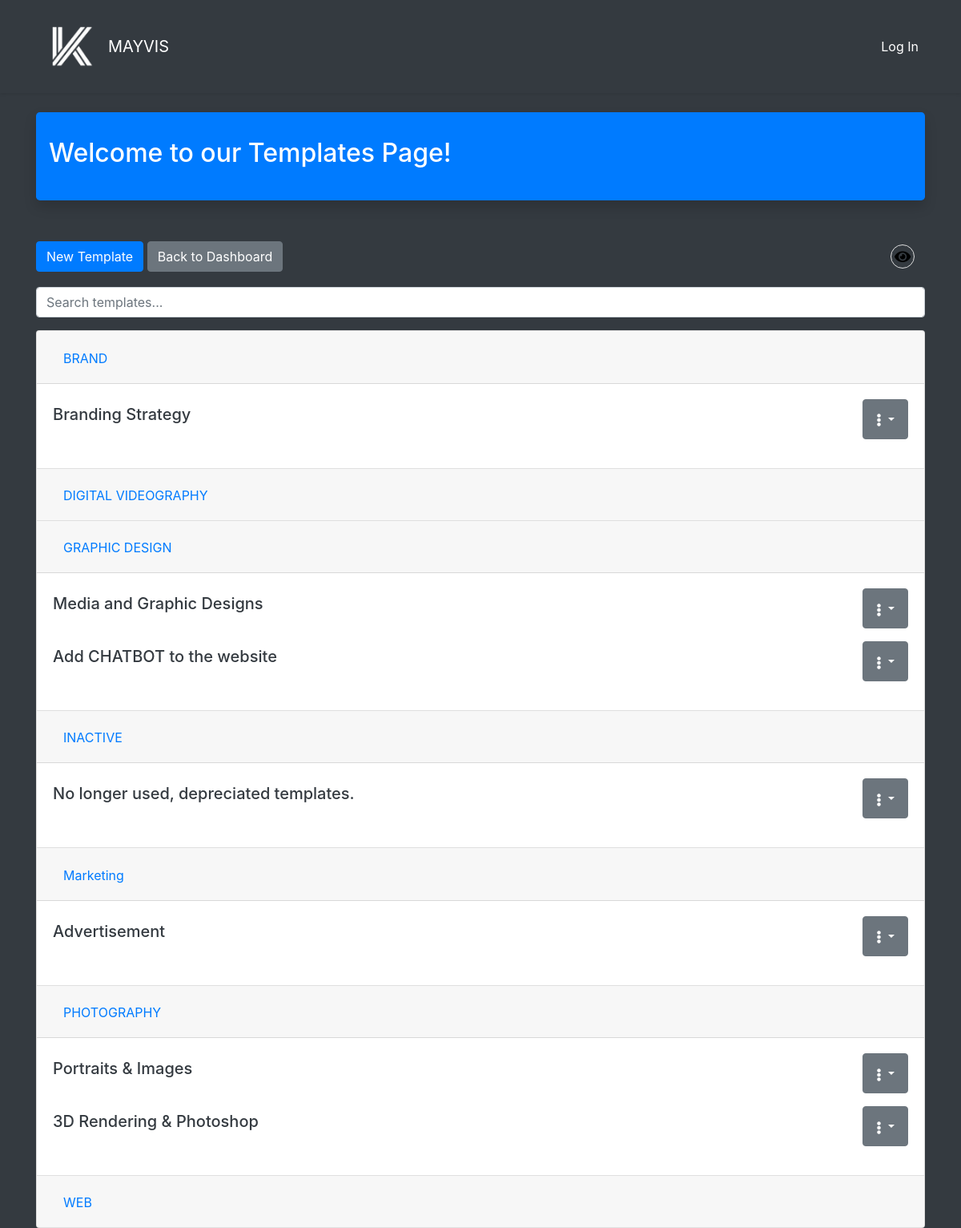
The app's page /templates.php with its own data.
### tables this page shows
CREATE TABLE `deliverables` (
  `deliverable_id` int(11) NOT NULL,
  `title` text NOT NULL,
  `description` text NOT NULL,
  `price` decimal(10,2) DEFAULT NULL,
  `category` text NOT NULL,
  `updated_date` date DEFAULT NULL,
  `visible` tinyint(1) NOT NULL DEFAULT 1
);

### templates.php (the view, shortened to what this page needs)
<?php
include 'includes/header-new.php';
include 'connect.php';
$welcome_message = "Welcome to our Templates Page!";
$templates_sql = "SELECT deliverable_id, title, description, price, category, visible FROM deliverables ORDER BY category ASC";
$templates_result = $conn->query($templates_sql);
?>
<!DOCTYPE html>
<html lang="en">
<body>
    <div class="container">
        <div class="jumbotron bg-primary text-white shadow">
            <div class="row align-items-center">
                <div class="col-md-8">
                    <h2><?php echo $welcome_message; ?></h2>
                </div>
            </div>
        </div>
    </div>
    <div class="container">
        <div class="row buttons-container">
            <div class="col-md-12">
                <div class="d-flex justify-content-between align-items-center">
                    <div>
                        <a href="create-template.php" class="btn btn-success btn-new-template">New Template</a>
                        <a href="employee-dashboard.php" class="btn btn-secondary">Back to Dashboard</a>
                    </div>
                    <button class="btn <?= $viewHidden ? 'closed-eye' : 'open-eye' ?>" id="viewHiddenBtn" title="<?= $viewHidden ? 'Hide Hidden' : 'View Hidden' ?>">
                        <div class="eye-icon-box">
                            <i class="fas <?= $viewHidden ? 'fa-eye-slash' : 'fa-eye' ?> eye-icon bigger-eye"></i>
                        </div>
                    </button>
                </div>
            </div>
        </div>
    </div>
    <div class="container">
        <div class="row">
            <div class="col">
                <div class="search-bar mb-3">
                    <input type="text" id="search" class="form-control" placeholder="Search templates...">
                </div>
                <div class="accordion" id="templateAccordion" data-bs-parent="#templateAccordion">
                    <?php if ($templates_result->num_rows > 0) : ?>
                        <?php
                        $categories = [];
                        foreach ($templates_result as $template) {
                            $category = $template['category'];
                            if (!isset($categories[$category])) {
                                $categories[$category] = ['visible' => false, 'templates' => []];
                            }
                            $categories[$category]['templates'][] = $template;
                            if ($template['visible']) {
                                $categories[$category]['visible'] = true;
                            }
                        }
                        foreach ($categories as $category => $data) :
                            $visibleClass = $data['visible'] ? 'show' : 'hidden-item';
                        ?>
                            <div class="card">
                                <div class="card-header" id="heading<?= htmlspecialchars(str_replace(' ', '_', $category)); ?>">
                                    <h2 class="mb-0">
                                        <button class="btn btn-link text-left <?= $visibleClass; ?>" type="button" data-bs-toggle="collapse" data-bs-target="#collapse<?= htmlspecialchars(str_replace(' ', '_', $category)); ?>" aria-expanded="false" aria-controls="collapse<?= htmlspecialchars(str_replace(' ', '_', $category)); ?>">
                                            <?= htmlspecialchars($category); ?>
                                        </button>
                                    </h2>
                                </div>
                                <div id="collapse<?= htmlspecialchars(str_replace(' ', '_', $category)); ?>" class="collapse <?= $visibleClass; ?>" aria-labelledby="heading<?= htmlspecialchars(str_replace(' ', '_', $category)); ?>" data-parent="#templateAccordion">
                                    <div class="card-body">
                                        <?php foreach ($data['templates'] as $template) : ?>
                                            <div class="template-item mb-3 <?= $template['visible'] ? '' : 'hidden-item'; ?>">
                                                <div class="d-flex justify-content-between align-items-center">
                                                    <div>
                                                        <h5 class="card-title text-dark"><?= htmlspecialchars($template['title']); ?></h5>
                                                    </div>
                                                    <div class="dropdown">
                                                        <button class="btn btn-secondary dropdown-toggle" type="button" id="dropdownMenuButton<?= $template['deliverable_id']; ?>" data-bs-toggle="dropdown" aria-expanded="false">
                                                            <i class="fas fa-ellipsis-v"></i>
                                                        </button>
                                                    </div>
                                                </div>
                                            </div>
                                        <?php endforeach; ?>
                                    </div>
                                </div>
                            </div>
                        <?php endforeach; ?>
                    <?php else : ?>
                        <p>No templates found.</p>
                    <?php endif; ?>
                </div>
            </div>
        </div>
    </div>
</body>
</html>

### templates.php (style rules this page uses)
.jumbotron { background-color: #007bff; color: white; padding: 2rem 1rem; margin-bottom: 3rem; border-radius: 0.3rem; box-shadow: 0px 4px 10px rgba(0, 0, 0, 0.1); }
.eye-icon-box { border: 1px solid #ddd; padding: 5px; border-radius: 50%; width: 30px; height: 30px; display: flex; justify-content: center; align-items: center; }
.eye-icon { color: black !important; }
.bigger-eye { font-size: 18px; }
.buttons-container { padding-bottom: 1rem; }
.btn-new-template { background-color: #007bff; border-color: #007bff; }
.dropdown { display: flex; justify-content: flex-end; }
.dropdown .btn-secondary { padding: 0.5rem 1rem; line-height: 2; }
.dropdown .btn-secondary i { vertical-align: middle; }

### records on screen
deliverables: title "Branding Strategy"
deliverables: title "Media and Graphic Designs"
deliverables: title "Add CHATBOT to the website"
deliverables: title "No longer used, depreciated templates."
deliverables: title "Advertisement"
deliverables: title "Portraits & Images"
deliverables: title "3D Rendering & Photoshop"
deliverables: category "WEB"

### other values on screen
$welcome_message "Welcome to our Templates Page!"
$category "BRAND"
$category "DIGITAL VIDEOGRAPHY"
$category "GRAPHIC DESIGN"
$category "INACTIVE"
$category "Marketing"
$category "PHOTOGRAPHY"
